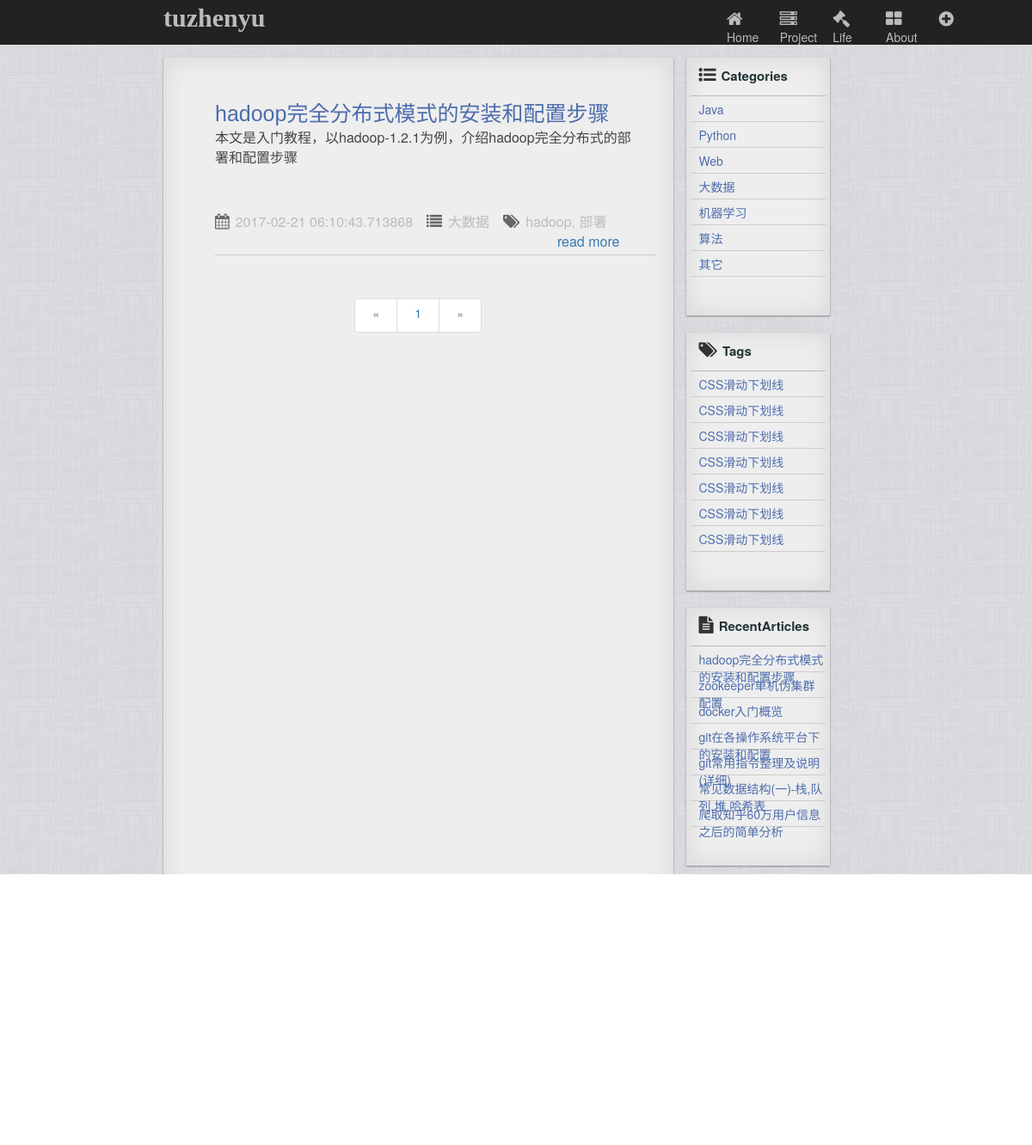
Page /category?kind=大数据&page= on the committed database.
### app/models.py (models this page shows)
class Article(db.Model):
    __tablename__ = 'articles'
    id = db.Column(db.Integer, primary_key = True)
    markDownEdit = db.Column(db.Text)
    timestamp = db.Column(db.DateTime,index=True,default=datetime.utcnow)
    title = db.Column(db.String(128))
    category = db.Column(db.String(32))
    tag = db.Column(db.String(32))
    describe = db.Column(db.Text)

### app/views.py (the view)
@app.route('/category', methods=['GET','POST'])
def category():
    kind = request.args.get('kind')
    page = request.args.get('page', 1, type=int)
    pagination = models.Article.query.filter(models.Article.category == kind).order_by(models.Article.timestamp.desc()).paginate(page, per_page=app.config['FLASKY_POSTS_PER_PAGE'],error_out=False)
    articles = pagination.items
    recentArticles = models.Article.query.order_by(models.Article.timestamp.desc())[0:7]
    return render_template("category.html",articles = articles,pagination = pagination,recentArticles = recentArticles)

### app/templates/category.html
{% extends "base.html" %}
{% block content %}
<div class="wrapper row">
  <div class="col-md-2"></div>
  <div class="col-md-8 row">
    <div class="col-md-9 leftSection">
      <ul class="articles">
        {% for article in articles %}
          <li class="blogAticle">
            <div class="articleHeader">
              <p><a href="{{ url_for('article', id=article.id) }}">{{article.title}}</a></p>
            </div>
            <div class="articleContent">
              <p>{{article.describe}}</p>
            </div>
            <div class="articleFooter">
              <ul>
                <li><i class="fa fa-calendar fa-1x" aria-hidden="true"></i><span>{{article.timestamp}}</span></li>
                <li><i class="fa fa-list fa-1x" aria-hidden="true"></i><span>{{article.category}}</span></li>
                <li><i class="fa fa-tags fa-1x" aria-hidden="true"></i><span>{{article.tag}}</span></li>
                <li class="readMore"><a href="{{ url_for('article', id=article.id) }}">read more</a></li>
              </ul>
            </div>
          </li>
        {% endfor %}
      </ul>
      <div class="paginationWapper">
        <ul class="pagination">
          <li {% if not pagination.has_prev %} class="disabled"{% endif %}>
            <a href="{% if pagination.has_prev %}{{ url_for('index',page = pagination.page - 1) }}{% else %}#{% endif %}">&laquo;</a>
          </li>
          {% for p in pagination.iter_pages() %}
            {% if p %}
              <li><a href="{{ url_for('index', page = p) }}">{{p}}</a></li>
            {% else %}
            <li><a href="{{ url_for('index', page = p) }}">...</a></li>
            {% endif %}
          {% endfor %}
          <li {% if not pagination.has_next %} class="disabled"{% endif %}>
            <a href="{% if pagination.has_next %}{{ url_for('index',page = pagination.page + 1) }}{% else %}#{% endif %}">&raquo;</a>
          </li>
        </ul>
      </div>
    </div>
    <div class="col-md-3 rightSection">
      <div class="side categories">
        <div class="header"><i class="fa fa-list-ul" aria-hidden="true"></i><span>Categories</span></div>
        <ul>
          <li><a href="{{ url_for('category', kind = 'Java', page = p) }}">Java</a></li>
          <li><a href="{{ url_for('category', kind = 'Python', page = p) }}">Python</a></li>
          <li><a href="{{ url_for('category', kind = 'Web', page = p) }}">Web</a></li>
          <li><a href="{{ url_for('category', kind = '大数据', page = p) }}">大数据</a></li>
          <li><a href="{{ url_for('category', kind = '机器学习', page = p) }}">机器学习</a></li>
          <li><a href="{{ url_for('category', kind = '算法', page = p) }}">算法</a></li>
          <li><a href="{{ url_for('category', kind = '其它', page = p) }}">其它</a></li>
        </ul>
      </div>
      <div class="side tags">
        <div class="header"><i class="fa fa-tags" aria-hidden="true"></i><span>Tags</span></div>
        <ul>
          <li>CSS滑动下划线</li>
          <li>CSS滑动下划线</li>
          <li>CSS滑动下划线</li>
          <li>CSS滑动下划线</li>
          <li>CSS滑动下划线</li>
          <li>CSS滑动下划线</li>
          <li>CSS滑动下划线</li>
        </ul>
      </div>
      <div class="side recentArticles">
        <div class="header"><i class="fa fa-file-text" aria-hidden="true"></i><span>RecentArticles</span></div>
        <ul>
          {% for recentArticle in recentArticles %}
            <li><a href="{{ url_for('article', id = recentArticle.id) }}">{{recentArticle.title}}</a></li>
          {% endfor %}
        </ul>
      </div>
    </div>
  </div>
</div>
{% endblock %}

### app/static/css/style.css (style rules this page uses)
body { width: 100%; height: 100%; }
.wrapper .leftSection { height: 1183px; padding: 20px; background-color: #eee; box-shadow: 0 1px 2px rgba(0, 0, 0, 0.4), 0 0 30px rgba(10, 10, 0, 0.1) inset; }
.leftSection ul { list-style: none; }
.blogAticle { width: 100%; height: 210px; padding: 20px 0; margin-bottom: 30px; border-bottom:1px solid #ccc; }
.articleHeader { width: 95%; height: 25%; }
.articleHeader a { line-height: 50px;; font-size: 25px; font-weight: normal; font-family: "Ubuntu", Helvetica, Arial, sans-serif; color: #4d6dad; text-decoration: none; }
.articleContent { width: 95%; height: 55%; }
.articleContent p { color: #444; font-size: 16px; }
.articleFooter ul { list-style: none; margin-top: 5px; padding: 0; }
.articleFooter ul li { display: inline-block; color:#666; margin-right: 12px; }
.articleFooter ul li span { color:#bbb; font-size: 16px; }
.articleFooter ul li i { margin-right: 7px; font-size: 18px; }
.readMore { float: right; color: #4d6dad; font-size: 16px; }
.readMore a { text-decoration: none; margin-right: 30px; }
.paginationWapper { text-align: center; }
.pagination li a { width: 50px; height: 40px; }
.wrapper .rightSection { height: 1185px; }
.side { width: 100%; height: 300px; margin-bottom: 20px; padding: 5px; background-color: #eee; box-shadow: 0 1px 2px rgba(0, 0, 0, 0.4), 0 0 30px rgba(10, 10, 0, 0.1) inset; }
.side .header { width: 100%; height: 40px; padding-left: 10px; padding-top: 5px; border-bottom: 1px solid #bbb; }
.side .header i { font-size: 20px; margin-right: 6px; }
.side .header span { font-size: 15px; font-weight: bold; color:#233; }
.side ul { list-style: none; padding: 0; }
.side ul li { width: 100%; height: 30px; padding-left: 10px; padding-top: 5px; border-bottom: 1px solid #ccc; color: #4d6dad; }
.side ul li a { color: #4d6dad; }

### rows in the picture
Article: title "hadoop完全分布式模式的安装和配置步骤", describe "本文是入门教程，以hadoop-1.2.1为例，介绍hadoop完全分布式的部署和配置步骤", timestamp "2017-02-21 06:10:43.713868", category "大数据", tag "hadoop, 部署"
Article: title "zookeeper单机伪集群配置"
Article: title "docker入门概览"
Article: title "git在各操作系统平台下的安装和配置"
Article: title "git常用指令整理及说明(详细)"
Article: title "常见数据结构(一)-栈,队列,堆,哈希表"
Article: title "爬取知乎60万用户信息之后的简单分析"

### other values in the picture
{{ p }} "1"
